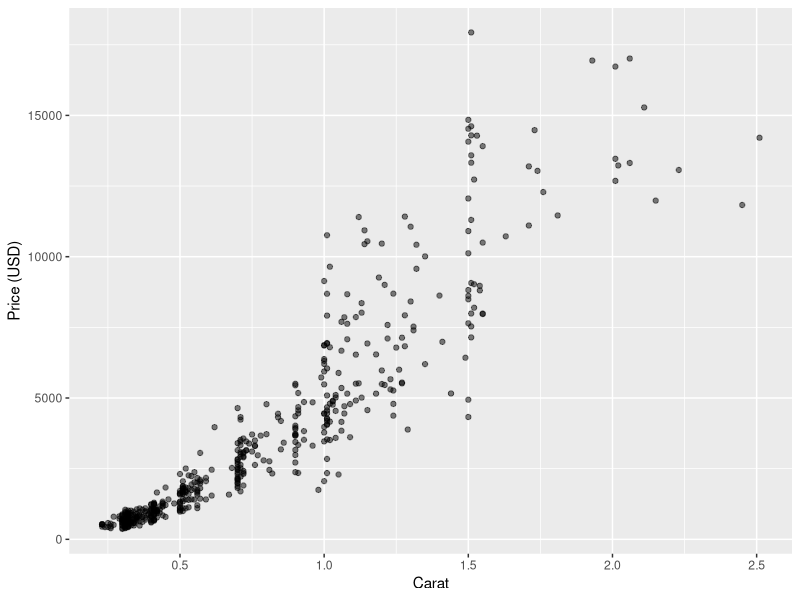
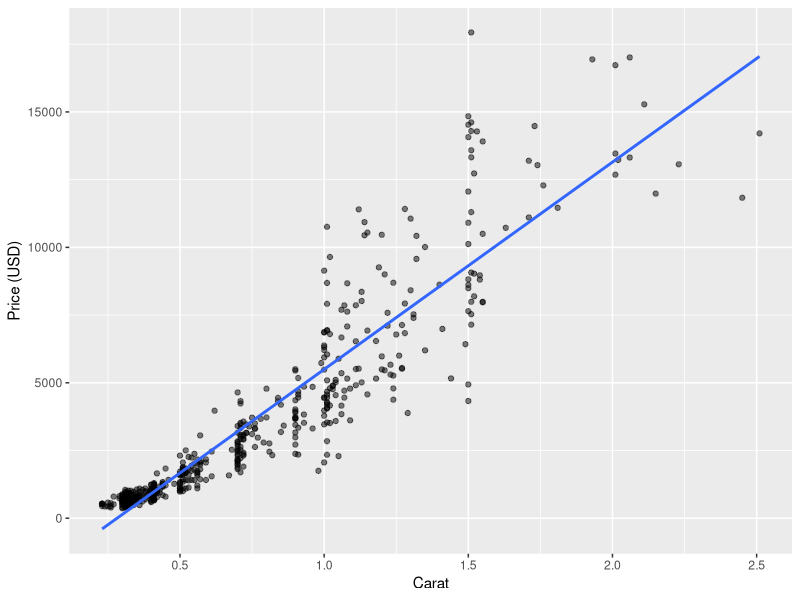
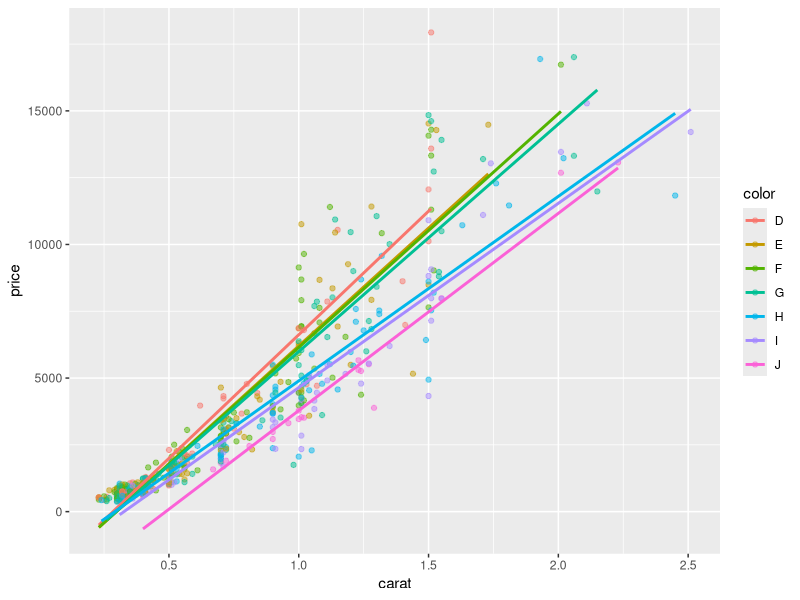
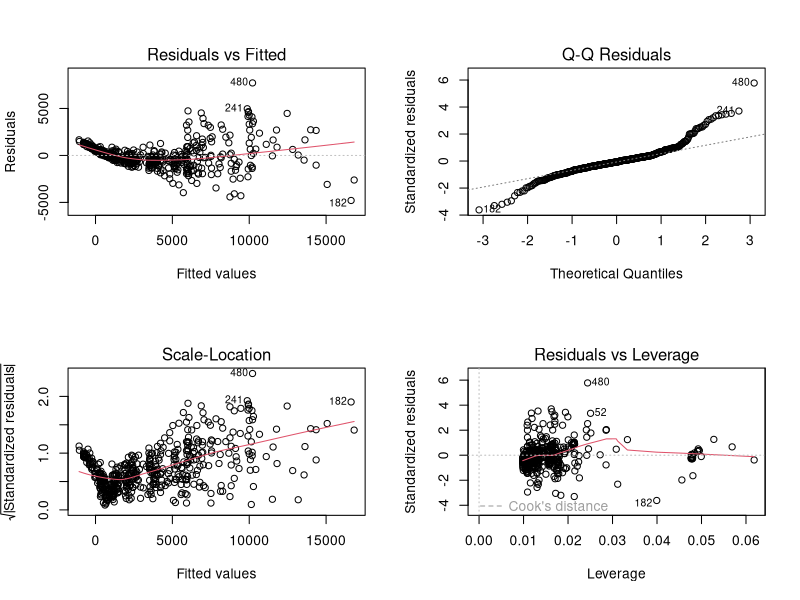
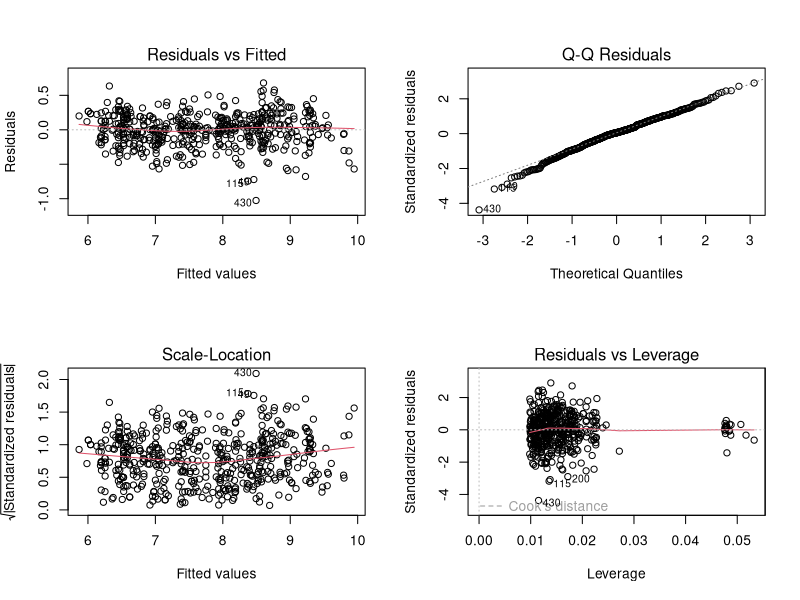

Here is the R script that generated these plots, in order:
# Basics in Statistics -- Unit 3: Regression Analysis

# install.packages(c("ggplot2", "dplyr"))
library(ggplot2)
library(dplyr)

# 500 diamonds drawn at random from ggplot2::diamonds
set.seed(2026)
d <- diamonds[sample(nrow(diamonds), 500), ]
# Plain factors, so that lm() compares each category with the first one
d$cut <- factor(d$cut, ordered = FALSE)
d$color <- factor(d$color, ordered = FALSE)
d$clarity <- factor(d$clarity, ordered = FALSE)


# 3.1 Simple regression --------------------------------------------------------

## Demo: Look, then fit ----
ggplot(d, aes(x = carat, y = price)) +
  geom_point(alpha = 0.5) +
  labs(x = "Carat", y = "Price (USD)")
cor(d$carat, d$price)
m <- lm(price ~ carat, data = d)
summary(m)
confint(m)

# Task: Copy the demo and replace carat by the length x (in mm). Call the
# model mx. Report the slope with its unit and its confidence interval.




## Demo: Fitted values, residuals, predictions ----
head(fitted(m))
head(resid(m))
d[which.max(resid(m)), ]  # largest residual
predict(m, data.frame(carat = c(0.5, 1, 2)))
ggplot(d, aes(x = carat, y = price)) +
  geom_point(alpha = 0.5) +
  geom_smooth(method = "lm", formula = y ~ x, se = FALSE) +
  labs(x = "Carat", y = "Price (USD)")

# Task: Use predict() with mx for a length of 6 mm and of 4 mm, as in the
# demo. What is wrong at 4 mm?




# 3.2 Multiple regression ------------------------------------------------------

## Demo: A confounder ----
d |>
  group_by(color) |>
  summarise(n = n(), price = mean(price), carat = mean(carat))
summary(lm(price ~ color, data = d))  # without adjustment
m_add <- lm(price ~ carat + color, data = d)
summary(m_add)
confint(m_add)

# Task: Copy the demo and replace color by cut (Fair to Ideal). Call the
# model with carat m_cut. Which cut is the cheapest without adjustment, and
# which at equal weight? Why?




## Demo: Interaction ----
m_int <- lm(price ~ carat * color, data = d)
summary(m_int)
anova(m_add, m_int)
ggplot(d, aes(x = carat, y = price, colour = color)) +
  geom_point(alpha = 0.5) +
  geom_smooth(method = "lm", formula = y ~ x, se = FALSE)

# Task: Copy the demo and replace color by cut: Fit m_cut_int with carat * cut
# and compare it with m_cut by anova(). Is the interaction needed?




## Demo: Collinearity ----
cor(d$carat, d$x)
summary(lm(price ~ carat, data = d))$coefficients
summary(lm(price ~ carat + x, data = d))$coefficients
1 / (1 - cor(d$carat, d$x)^2)  # variance inflation factor

# Task: Copy the last line of the demo and replace d$x by d$depth. Are carat
# and depth collinear?




## Demo: Significant but not important ----
summary(lm(price ~ carat, data = diamonds))$sigma  # all 53 940 diamonds
summary(lm(price ~ carat + depth, data = diamonds))

# Task: Copy the demo and replace depth by table (width of the top face in
# percent). Is the table width significant? Does sigma fall much below
# 1549 USD?




# 3.3 Diagnostics and prediction -----------------------------------------------

## Demo: Diagnostic plots ----
# If R reports "figure margins too large", enlarge the Plots pane
par(mfrow = c(2, 2))
plot(m_add)
par(mfrow = c(1, 1))
sum(fitted(m_add) < 0)  # negative prices

# Task: Fit m_cl <- lm(price ~ carat + clarity, data = d) and copy the demo
# with m_cl instead of m_add. Which assumptions are violated?




## Demo: The log model ----
m_log <- lm(log(price) ~ log(carat) + color, data = d)
summary(m_log)
exp(cbind(factor = coef(m_log), confint(m_log)))  # factors, not differences
par(mfrow = c(2, 2))
plot(m_log)
par(mfrow = c(1, 1))

# Task: Copy the demo and replace color by clarity. Call the model m_cl_log.
# By which factor does the price change from I1 to IF at equal weight?




## Demo: Confidence and prediction interval ----
m_loglog <- lm(log(price) ~ log(carat), data = d)
new <- data.frame(carat = 1)
exp(predict(m_loglog, new, interval = "confidence"))
exp(predict(m_loglog, new, interval = "prediction"))

# Task: Copy the last line of the demo, with m_cl_log instead of m_loglog and
# data.frame(carat = 0.5, clarity = "VS1") instead of new.




# 3.4 Logistic regression and model choice -------------------------------------

## Demo: Logistic regression ----
bw <- MASS::birthwt
bw$smoke <- factor(bw$smoke, labels = c("no", "yes"))
g1 <- glm(low ~ smoke + lwt, family = binomial, data = bw)
summary(g1)
# confint() may first print a message on profiling; that is not an error
exp(cbind(OR = coef(g1), confint(g1)))  # odds ratios

# Task: Add hypertension (ht, 1 = yes) to the model and call it g2. Compute
# its odds ratios as in the demo.




## Demo: Predicted probabilities ----
predict(g1, data.frame(smoke = c("no", "yes"), lwt = 130), type = "response")

# Task: Use predict() with g2 as in the demo, for a smoker of 120 pounds
# without and with hypertension: data.frame(smoke = "yes", lwt = 120,
# ht = c(0, 1)).




## Demo: Comparing models ----
m1 <- lm(log(price) ~ log(carat), data = d)
m2 <- lm(log(price) ~ log(carat) + color, data = d)
m3 <- lm(log(price) ~ log(carat) + color + clarity, data = d)
m4 <- lm(log(price) ~ log(carat) + color + clarity + cut, data = d)
AIC(m1, m2, m3, m4)
anova(m3, m4)
c(summary(m1)$sigma, summary(m2)$sigma, summary(m3)$sigma,
  summary(m4)$sigma)
c(summary(m1)$adj.r.squared, summary(m2)$adj.r.squared,
  summary(m3)$adj.r.squared, summary(m4)$adj.r.squared)
